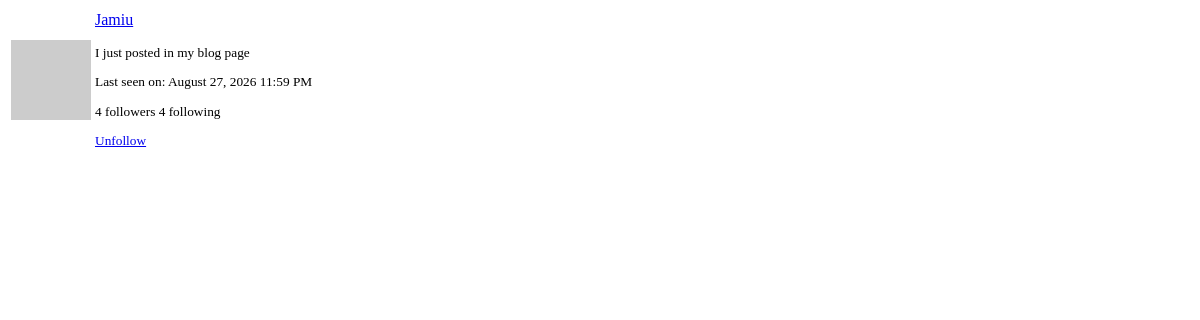
Before: /user/Jamiu/popup (signed in) with the older database file.
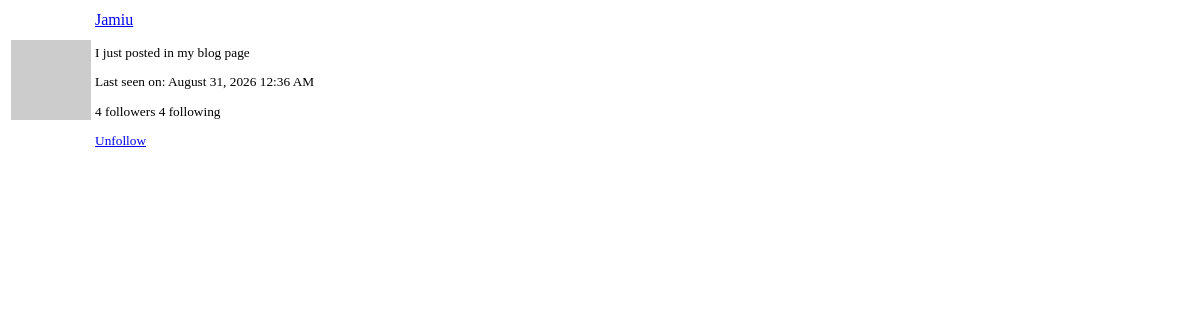
After: the same page with the newer database file.
### app/model.py (models this page shows, shortened)
class User(UserMixin, db.Model):
    id = db.Column(db.Integer, primary_key=True)
    username = db.Column(db.String(64), index=True, unique=True)
    email = db.Column(db.String(128), index=True, unique=True)
    password_hash = db.Column(db.String(128))
    about_me = db.Column(db.String(140))
    last_seen = db.Column(db.DateTime, default=lambda: datetime.now(UTC))
    last_messages_read_time = db.Column(db.DateTime)
    posts = db.relationship('Post', backref='author', lazy='dynamic')
    followed = db.relationship(
        'User', secondary=followers,
        primaryjoin=(followers.c.follower_id == id),
        secondaryjoin= (followers.c.followed_id == id),
        backref= db.backref('followers', lazy='dynamic'), lazy = 'dynamic'
    )
    messages_sent = db.relationship('Message', foreign_keys='Message.sender_id', backref='author', lazy='dynamic')
    messages_received = db.relationship('Message',
                                        foreign_keys='Message.recipient_id', backref='recipient', lazy='dynamic')
    notifications = db.relationship('Notifications', backref='user', lazy='dynamic')
    tasks = db.relationship('Task', backref='user', lazy='dynamic')
    def avatar(self, size):
        digest = md5(self.email.lower().encode('utf-8')).hexdigest()
        return 'https://www.gravatar.com/avatar/{}?d=identicon&s={}'.format(digest, size)
    def is_following(self, user):
        return self.followed.filter(
            followers.c.followed_id == user.id
        ).count() > 0

### app/main/routes.py (the view)
@bp.route('/user/<username>/popup')
@login_required
def user_popup(username):
    user = User.query.filter_by(username=username).first_or_404()
    return render_template('user_popup.html', user=user)

### app/__init__.py (called while the page is built)
def get_locale():
    return request.accept_languages.best_match(current_app.config['LANGUAGES'])

### app/main/routes.py (called while the page is built)
@bp.before_request
def before_request():
    if current_user.is_authenticated:
        current_user.last_seen = datetime.now(UTC)
        db.session.commit()
        g.search_form = SearchForm()
    g.locale = str(get_locale())

### app/model.py (called while the page is built)
@login.user_loader
def load_user(id):
    return User.query.get(int(id))

    @classmethod
    def before_commit(cls, session):
        session._changes = {
            'add': list(session.new),
            'update': list(session.dirty),
            'delete': list(session.deleted)
        }

    @classmethod
    def after_commit(cls, session):
        for obj in session._changes['add']:
            if isinstance(obj, SearchableMixin):
                add_to_index(obj.__tablename__, obj)
        for obj in session._changes['update']:
            if isinstance(obj, SearchableMixin):
                add_to_index(obj.__tablename__, obj)
        for obj in session._changes['delete']:
            if isinstance(obj, SearchableMixin):
                remove_from_index(obj.__tablename__, obj)
        session._changes = None

### app/templates/user_popup.html
<table class="table">
  <tr>
    <td width="64" style="border: 0px;"><img src="{{ user.avatar(64)}}"></td>
    <td style=" border: 0px; ">
      <p>
        <a href="{{ url_for('main.user', username=user.username) }}">
          {{ user.username }}
        </a>
      </p>
      <small>
        {% if user.about_me%}<p>{{ user.about_me }}</p>{% endif %}
        {% if user.last_seen %}
        <p>{{ _('Last seen on') }}:
          {{ moment(user.last_seen).format('LLL') }}</p>
        {% endif %}
        <p>
          {{ _('%(count)d followers', count=user.followers.count()) }}
          {{ _('%(count)d following', count=user.followed.count()) }}
        </p>
        {% if user != current_user %}
            {% if not current_user.is_following(user) %}
            <a href="{{ url_for('main.follow', username=user.username) }}">
                {{ _('Follow') }}
            </a>
            {% else %}
            <a href="{{ url_for('main.unfollow', username=user.username) }}">
                {{ _('Unfollow') }}
            </a>
            {% endif %}
        {% endif %}
      </small>
    </td>
  </tr>
</table>

Changed rows visible on the page:
changed User "Jamiu": last_seen "August 27, 2026 11:59 PM" → "August 31, 2026 12:36 AM"
